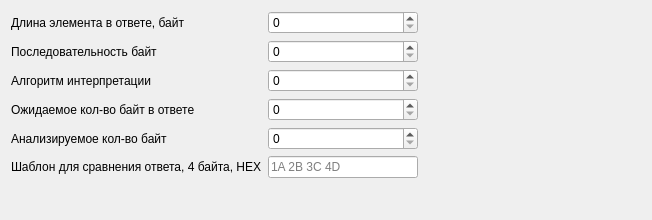
<?xml version="1.0" encoding="UTF-8"?>
<ui version="4.0">
 <class>ModbusWidgetCommonCommand</class>
 <widget class="QWidget" name="ModbusWidgetCommonCommand">
  <property name="geometry">
   <rect>
    <x>0</x>
    <y>0</y>
    <width>652</width>
    <height>220</height>
   </rect>
  </property>
  <property name="windowTitle">
   <string>Общая настройка команды</string>
  </property>
  <layout class="QHBoxLayout" name="horizontalLayout">
   <item>
    <layout class="QFormLayout" name="formLayoutForCommand">
     <item row="0" column="0">
      <widget class="QLabel" name="labDataBytes">
       <property name="text">
        <string>Длина элемента в ответе, байт</string>
       </property>
      </widget>
     </item>
     <item row="0" column="1">
      <widget class="QSpinBox" name="spinBoxDataBytes">
       <property name="maximumSize">
        <size>
         <width>150</width>
         <height>16777215</height>
        </size>
       </property>
       <property name="minimum">
        <number>0</number>
       </property>
       <property name="maximum">
        <number>8</number>
       </property>
      </widget>
     </item>
     <item row="1" column="0">
      <widget class="QLabel" name="labDataOrder">
       <property name="text">
        <string>Последовательность байт</string>
       </property>
      </widget>
     </item>
     <item row="2" column="0">
      <widget class="QLabel" name="labUpdAlg">
       <property name="text">
        <string>Алгоритм интерпретации</string>
       </property>
      </widget>
     </item>
     <item row="3" column="0">
      <widget class="QLabel" name="labExpectedBcnt">
       <property name="text">
        <string>Ожидаемое кол-во байт в ответе</string>
       </property>
      </widget>
     </item>
     <item row="4" column="0">
      <widget class="QLabel" name="labAnalizedRspBcnt">
       <property name="text">
        <string>Анализируемое кол-во байт</string>
       </property>
      </widget>
     </item>
     <item row="5" column="0">
      <widget class="QLabel" name="labExpectedFirstRspByte">
       <property name="text">
        <string>Шаблон для сравнения ответа, 4 байта, HEX</string>
       </property>
      </widget>
     </item>
     <item row="5" column="1">
      <widget class="QLineEdit" name="lEdExpectedFirstRspByte">
       <property name="maximumSize">
        <size>
         <width>150</width>
         <height>16777215</height>
        </size>
       </property>
       <property name="placeholderText">
        <string>1A 2B 3C 4D</string>
       </property>
      </widget>
     </item>
     <item row="1" column="1">
      <widget class="QSpinBox" name="sBoxDataOrder">
       <property name="maximumSize">
        <size>
         <width>150</width>
         <height>16777215</height>
        </size>
       </property>
       <property name="maximum">
        <number>15</number>
       </property>
      </widget>
     </item>
     <item row="3" column="1">
      <widget class="QSpinBox" name="sBoxExpectedBcnt">
       <property name="maximumSize">
        <size>
         <width>150</width>
         <height>16777215</height>
        </size>
       </property>
       <property name="maximum">
        <number>255</number>
       </property>
      </widget>
     </item>
     <item row="2" column="1">
      <widget class="QSpinBox" name="sBoxUpdAlg">
       <property name="maximumSize">
        <size>
         <width>150</width>
         <height>16777215</height>
        </size>
       </property>
       <property name="maximum">
        <number>15</number>
       </property>
      </widget>
     </item>
     <item row="4" column="1">
      <widget class="QSpinBox" name="sBoxAnalizedRspBcnt">
       <property name="maximumSize">
        <size>
         <width>150</width>
         <height>16777215</height>
        </size>
       </property>
       <property name="maximum">
        <number>4</number>
       </property>
      </widget>
     </item>
    </layout>
   </item>
  </layout>
 </widget>
 <layoutdefault spacing="6" margin="11"/>
 <resources/>
 <connections/>
</ui>
